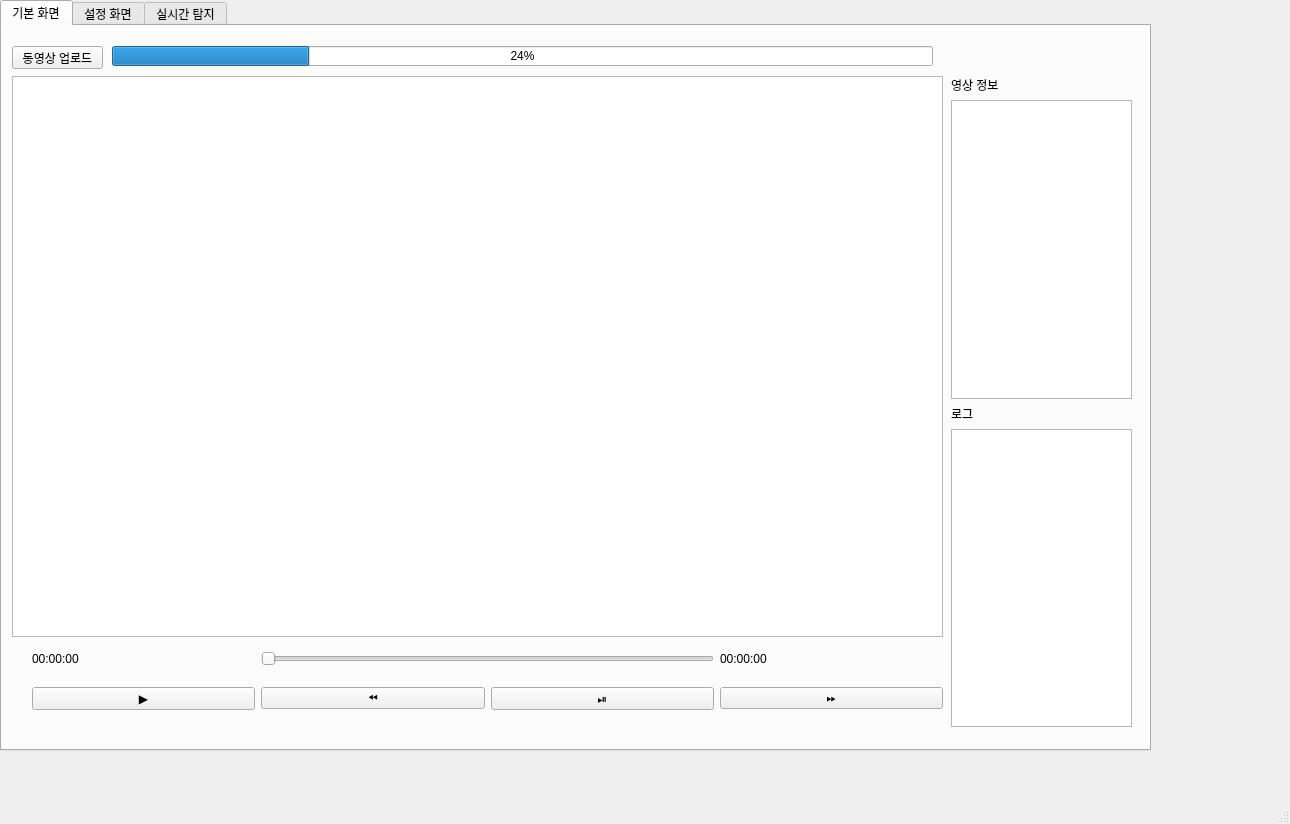
<?xml version="1.0" encoding="UTF-8"?>
<ui version="4.0">
 <class>MainWindow</class>
 <widget class="QMainWindow" name="MainWindow">
  <property name="geometry">
   <rect>
    <x>0</x>
    <y>0</y>
    <width>1290</width>
    <height>824</height>
   </rect>
  </property>
  <property name="windowTitle">
   <string>MainWindow</string>
  </property>
  <widget class="QWidget" name="centralwidget">
   <widget class="QTabWidget" name="on_air_detection">
    <property name="enabled">
     <bool>true</bool>
    </property>
    <property name="geometry">
     <rect>
      <x>0</x>
      <y>0</y>
      <width>1151</width>
      <height>751</height>
     </rect>
    </property>
    <property name="currentIndex">
     <number>0</number>
    </property>
    <property name="documentMode">
     <bool>false</bool>
    </property>
    <widget class="QWidget" name="tab">
     <attribute name="title">
      <string>기본 화면</string>
     </attribute>
     <widget class="QGraphicsView" name="graphicsView">
      <property name="geometry">
       <rect>
        <x>10</x>
        <y>50</y>
        <width>931</width>
        <height>561</height>
       </rect>
      </property>
     </widget>
     <widget class="QWidget" name="gridLayoutWidget">
      <property name="geometry">
       <rect>
        <x>30</x>
        <y>610</y>
        <width>911</width>
        <height>91</height>
       </rect>
      </property>
      <layout class="QGridLayout" name="gridLayout">
       <item row="1" column="0">
        <widget class="QPushButton" name="btn_pause">
         <property name="text">
          <string>▶️</string>
         </property>
        </widget>
       </item>
       <item row="1" column="3">
        <widget class="QPushButton" name="btn_stop_start">
         <property name="text">
          <string>⏯️</string>
         </property>
        </widget>
       </item>
       <item row="0" column="2" colspan="2">
        <widget class="QSlider" name="Video_bar">
         <property name="orientation">
          <enum>Qt::Horizontal</enum>
         </property>
        </widget>
       </item>
       <item row="0" column="4">
        <widget class="QLabel" name="Total_length">
         <property name="text">
          <string>00:00:00</string>
         </property>
        </widget>
       </item>
       <item row="0" column="0">
        <widget class="QLabel" name="Current">
         <property name="text">
          <string>00:00:00</string>
         </property>
        </widget>
       </item>
       <item row="1" column="4">
        <widget class="QPushButton" name="btn_forward">
         <property name="text">
          <string>⏩</string>
         </property>
        </widget>
       </item>
       <item row="1" column="2">
        <widget class="QPushButton" name="btn_prev">
         <property name="text">
          <string>⏪</string>
         </property>
        </widget>
       </item>
      </layout>
     </widget>
     <widget class="QWidget" name="verticalLayoutWidget">
      <property name="geometry">
       <rect>
        <x>949</x>
        <y>50</y>
        <width>181</width>
        <height>651</height>
       </rect>
      </property>
      <layout class="QVBoxLayout" name="verticalLayout">
       <item>
        <widget class="QLabel" name="Video_info">
         <property name="text">
          <string>영상 정보</string>
         </property>
        </widget>
       </item>
       <item>
        <widget class="QTextBrowser" name="Video_info_text"/>
       </item>
       <item>
        <widget class="QLabel" name="Log">
         <property name="text">
          <string>로그 </string>
         </property>
        </widget>
       </item>
       <item>
        <widget class="QListWidget" name="Log_text"/>
       </item>
      </layout>
     </widget>
     <widget class="QPushButton" name="Video_upload">
      <property name="geometry">
       <rect>
        <x>10</x>
        <y>20</y>
        <width>91</width>
        <height>23</height>
       </rect>
      </property>
      <property name="text">
       <string>동영상 업로드</string>
      </property>
     </widget>
     <widget class="QProgressBar" name="progressBar">
      <property name="geometry">
       <rect>
        <x>110</x>
        <y>20</y>
        <width>821</width>
        <height>20</height>
       </rect>
      </property>
      <property name="value">
       <number>24</number>
      </property>
     </widget>
    </widget>
    <widget class="QWidget" name="tab_2">
     <attribute name="title">
      <string>설정 화면</string>
     </attribute>
     <widget class="QGroupBox" name="groupBox">
      <property name="geometry">
       <rect>
        <x>60</x>
        <y>40</y>
        <width>521</width>
        <height>101</height>
       </rect>
      </property>
      <property name="title">
       <string>Log</string>
      </property>
      <widget class="QWidget" name="gridLayoutWidget_2">
       <property name="geometry">
        <rect>
         <x>0</x>
         <y>20</y>
         <width>521</width>
         <height>80</height>
        </rect>
       </property>
       <layout class="QGridLayout" name="gridLayout_2">
        <item row="0" column="0">
         <widget class="QLabel" name="label">
          <property name="text">
           <string>로그 기록</string>
          </property>
         </widget>
        </item>
        <item row="0" column="1">
         <widget class="QCheckBox" name="checkBox1">
          <property name="text">
           <string>Off(Save in TXT)</string>
          </property>
         </widget>
        </item>
        <item row="1" column="1">
         <widget class="QCheckBox" name="checkBox2">
          <property name="text">
           <string>Off</string>
          </property>
         </widget>
        </item>
        <item row="1" column="0">
         <widget class="QLabel" name="label_4">
          <property name="text">
           <string>뮤트(Mute)</string>
          </property>
         </widget>
        </item>
       </layout>
      </widget>
     </widget>
     <widget class="QGroupBox" name="groupBox_2">
      <property name="geometry">
       <rect>
        <x>60</x>
        <y>160</y>
        <width>521</width>
        <height>101</height>
       </rect>
      </property>
      <property name="title">
       <string>Graphic</string>
      </property>
      <widget class="QWidget" name="gridLayoutWidget_3">
       <property name="geometry">
        <rect>
         <x>0</x>
         <y>20</y>
         <width>521</width>
         <height>80</height>
        </rect>
       </property>
       <layout class="QGridLayout" name="gridLayout_3">
        <item row="0" column="0">
         <widget class="QLabel" name="label_5">
          <property name="text">
           <string>랙 경계선 표시( Set Border Lines)</string>
          </property>
         </widget>
        </item>
        <item row="0" column="1">
         <widget class="QCheckBox" name="checkBox3">
          <property name="text">
           <string>Off</string>
          </property>
         </widget>
        </item>
        <item row="1" column="1">
         <widget class="QCheckBox" name="checkBox4">
          <property name="text">
           <string>Off</string>
          </property>
         </widget>
        </item>
        <item row="1" column="0">
         <widget class="QLabel" name="label_6">
          <property name="text">
           <string>랙 구분(상,하  Rack Classification Mode)</string>
          </property>
         </widget>
        </item>
       </layout>
      </widget>
     </widget>
     <widget class="QGroupBox" name="groupBox_3">
      <property name="geometry">
       <rect>
        <x>60</x>
        <y>290</y>
        <width>521</width>
        <height>71</height>
       </rect>
      </property>
      <property name="title">
       <string>Video</string>
      </property>
      <widget class="QWidget" name="gridLayoutWidget_4">
       <property name="geometry">
        <rect>
         <x>0</x>
         <y>20</y>
         <width>521</width>
         <height>46</height>
        </rect>
       </property>
       <layout class="QGridLayout" name="gridLayout_4">
        <item row="0" column="0">
         <widget class="QLabel" name="label_7">
          <property name="text">
           <string>  위험상황 기준 전후 상황 기록 </string>
          </property>
         </widget>
        </item>
        <item row="0" column="1">
         <widget class="QComboBox" name="comboBox">
          <property name="currentText">
           <string>±3초</string>
          </property>
          <property name="currentIndex">
           <number>0</number>
          </property>
          <property name="placeholderText">
           <string>5</string>
          </property>
          <item>
           <property name="text">
            <string>±3초</string>
           </property>
          </item>
          <item>
           <property name="text">
            <string>±5초</string>
           </property>
          </item>
          <item>
           <property name="text">
            <string>±7초</string>
           </property>
          </item>
         </widget>
        </item>
        <item row="1" column="0">
         <widget class="QLabel" name="label_8">
          <property name="text">
           <string>  위험상황 기준 전후 상황 기록 </string>
          </property>
         </widget>
        </item>
        <item row="1" column="1">
         <widget class="QComboBox" name="comboBox_2">
          <property name="currentText">
           <string>5초</string>
          </property>
          <property name="currentIndex">
           <number>0</number>
          </property>
          <property name="placeholderText">
           <string>5</string>
          </property>
          <item>
           <property name="text">
            <string>5초</string>
           </property>
          </item>
          <item>
           <property name="text">
            <string>10초</string>
           </property>
          </item>
          <item>
           <property name="text">
            <string>15초</string>
           </property>
          </item>
         </widget>
        </item>
       </layout>
      </widget>
     </widget>
    </widget>
    <widget class="QWidget" name="tab_3">
     <attribute name="title">
      <string>실시간 탐지</string>
     </attribute>
     <widget class="QPushButton" name="btn_start_detection">
      <property name="geometry">
       <rect>
        <x>130</x>
        <y>620</y>
        <width>901</width>
        <height>81</height>
       </rect>
      </property>
      <property name="font">
       <font>
        <family>한컴 고딕</family>
        <pointsize>14</pointsize>
       </font>
      </property>
      <property name="text">
       <string>탐지 시작</string>
      </property>
     </widget>
     <widget class="QLabel" name="Log_2">
      <property name="geometry">
       <rect>
        <x>870</x>
        <y>40</y>
        <width>158</width>
        <height>21</height>
       </rect>
      </property>
      <property name="text">
       <string>로그 </string>
      </property>
     </widget>
     <widget class="QListWidget" name="Log_text_2">
      <property name="geometry">
       <rect>
        <x>870</x>
        <y>70</y>
        <width>158</width>
        <height>521</height>
       </rect>
      </property>
     </widget>
     <widget class="QGraphicsView" name="on_air_camera">
      <property name="geometry">
       <rect>
        <x>130</x>
        <y>70</y>
        <width>721</width>
        <height>521</height>
       </rect>
      </property>
     </widget>
     <widget class="QLabel" name="Log_4">
      <property name="geometry">
       <rect>
        <x>480</x>
        <y>30</y>
        <width>158</width>
        <height>31</height>
       </rect>
      </property>
      <property name="text">
       <string>실시간 카메라</string>
      </property>
     </widget>
    </widget>
   </widget>
  </widget>
  <widget class="QMenuBar" name="menubar">
   <property name="geometry">
    <rect>
     <x>0</x>
     <y>0</y>
     <width>1290</width>
     <height>22</height>
    </rect>
   </property>
  </widget>
  <widget class="QStatusBar" name="statusbar"/>
 </widget>
 <resources/>
 <connections/>
</ui>
